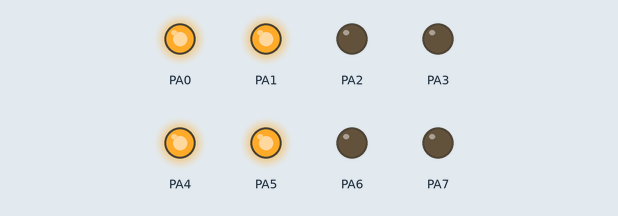
The program below on a simulated ATmega32, built with avr-gcc and emulated at 8 MHz. Parts: output pins drawn as LEDs (lit = HIGH).

Above: at 0.5 s.
At 3.5 s:
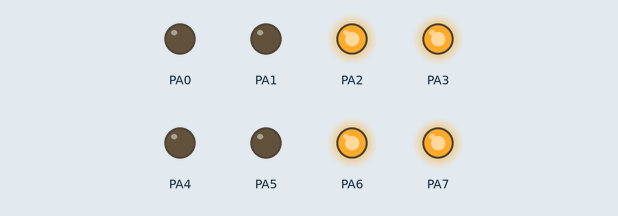
Timing chart, 0 to 4.6 s (numbered marks = the images above):
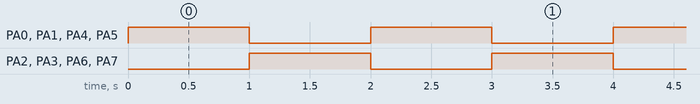

Measured:
- by itself, PA0–7: alternates HIGH for 1.0 s and LOW for 1.0 s

The program:

main.c
```c
#include <avr/io.h>
#include <util/delay.h>

#define PRESCALAR 1024
#define BV(n) (1<<(n))

void timer1_delay_ms(uint16_t ms);


// PORTA --> LEDs
int main(void)
{
	uint8_t data = 0x33;
	// make PA as output
	DDRA = 0xFF;

	while(1)
	{
		// write LED data on PORTA
		PORTA = data;
		// Change LED data
		data = ~data;
		// delay of 1 sec
		timer1_delay_ms(1000);
	}
	return 0;
}

void timer1_delay_ms(uint16_t ms)
{
	uint16_t cnt;
	// calculate the count
	cnt = (F_CPU / 1000) * ms / PRESCALAR;
	// set TCNT1
	TCNT1 = 65535 - cnt;
	// config timer: mode=Normal, Prescalar=1024.
	TCCR1A = 0x00;
	TCCR1B = BV(CS12) | BV(CS10);
	// wait for TOV1 flag
	while( (TIFR & BV(TOV1)) == 0 )
		;
	// clear TOV1 flag
	TIFR |= BV(TOV1);
	// stop timer
	TCCR1B = 0x00;
}
```
